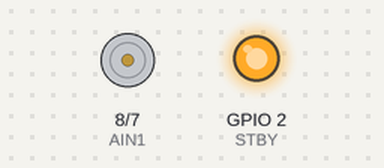
A sketch run on a simulated ESP32-S3. Shown: motor-driver pin pairs drawn as motors (green arrow = first pin HIGH = forward, orange = second pin HIGH = backward, longer = more drive, scaled by the enable pin, stopped while the standby pin is LOW), output pins drawn as LEDs (lit = HIGH).

Above: at 5.3 s.
Timing chart, 0 to 14.6 s (numbered marks = the images above):
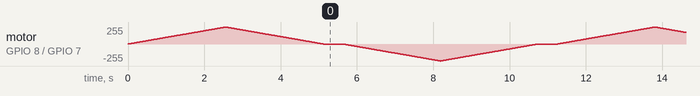

The sketch:

driver.ino
```cpp
// モータ制御
const int STBY = 2;
const int PWMA = 3;
const int AIN1 = 8;
const int AIN2 = 7;
const int LEDC_CHANNEL = 0;
const int LEDC_BASE_FREQ = 1000;

void setup() {
  // PWMの初期化


  ledcSetup(LEDC_CHANNEL, LEDC_BASE_FREQ, 8);
  ledcAttachPin(PWMA, LEDC_CHANNEL);

  // GPIOピンの初期化
  pinMode(AIN1, OUTPUT);
  pinMode(AIN2, OUTPUT);
  pinMode(PWMA, OUTPUT);
  pinMode(STBY, OUTPUT);

  digitalWrite(STBY, HIGH);
}

void loop() {
  digitalWrite(AIN1, HIGH);
  digitalWrite(AIN2, LOW);

  // 加速
  for(int i = 0; i <= 255; i++){
    ledcWrite(LEDC_CHANNEL, i);
    delay(10);
  }
  // 減速
  for(int i = 255; i >= 0; i--){
    ledcWrite(LEDC_CHANNEL, i);
    delay(10);
  }
  // 停止
  digitalWrite(AIN1, HIGH);
  digitalWrite(AIN2, HIGH);
  delay(500);

  // 逆回転
  digitalWrite(AIN1, LOW);
  digitalWrite(AIN2, HIGH);
  // 加速
  for(int i = 0; i <= 255; i++){
    ledcWrite(LEDC_CHANNEL, i);
    delay(10);
  }
  // 減速
  for(int i = 255; i >= 0; i--){
    ledcWrite(LEDC_CHANNEL, i);
    delay(10);
  }
  // 停止
  digitalWrite(AIN1, HIGH);
  digitalWrite(AIN2, HIGH);
  delay(500);
}
```
